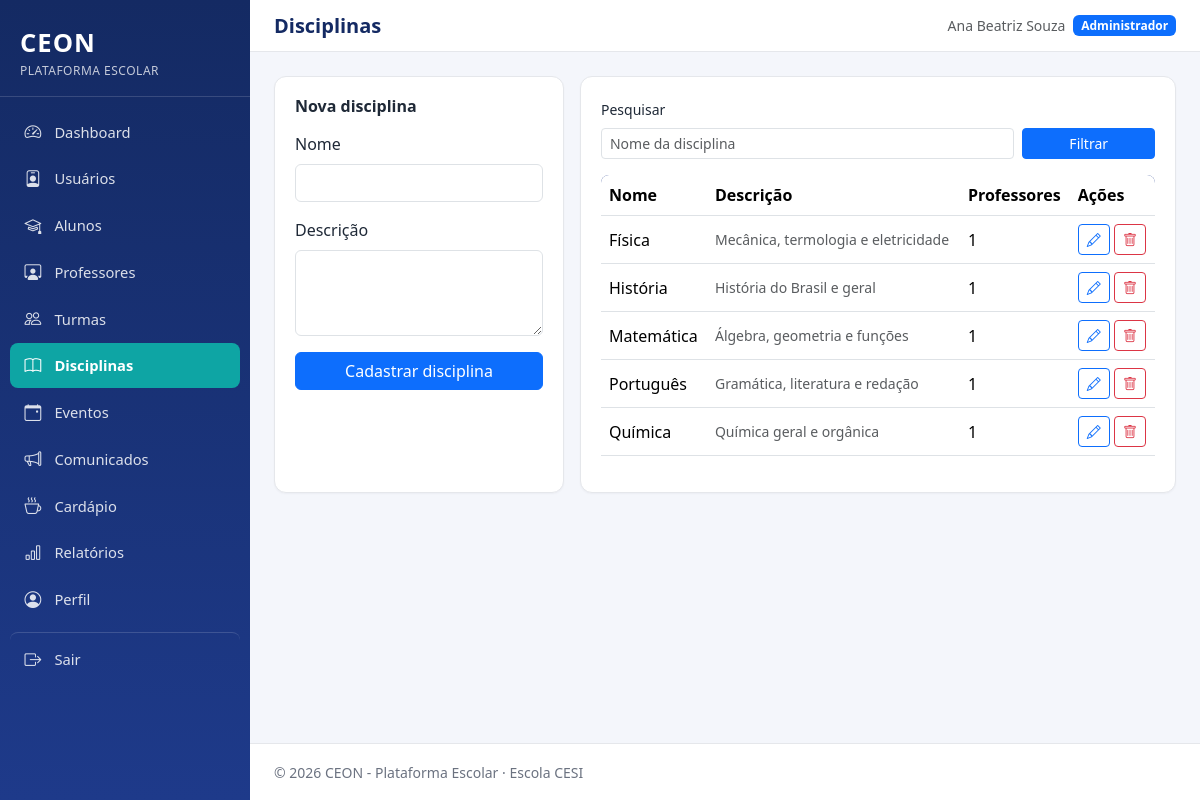
The page /admin/disciplinas.php (signed in) on the database its author committed.
### tables this page shows
CREATE TABLE disciplinas (
    id INT AUTO_INCREMENT PRIMARY KEY,
    nome VARCHAR(100) NOT NULL,
    descricao TEXT NULL
);

### includes/functions.php (called while the page is built, shortened)
<?php
function e(?string $valor): string
{
    return htmlspecialchars($valor ?? '', ENT_QUOTES, 'UTF-8');
}

### admin/disciplinas.php (the view, shortened to what this page needs)
<?php
require_once __DIR__ . '/../includes/functions.php';
$pdo = getConexao();
$busca = trim($_GET['busca'] ?? '');
$sql = "
    SELECT d.*,
           (SELECT COUNT(*) FROM professor_disciplinas pd WHERE pd.disciplina_id = d.id) AS total_professores
    FROM disciplinas d WHERE 1 = 1
";
$parametros = [];
$sql .= ' ORDER BY d.nome';
$stmt = $pdo->prepare($sql);
$stmt->execute($parametros);
$disciplinas = $stmt->fetchAll();
$disciplinaEdicao = null;
require_once __DIR__ . '/../includes/header.php';
?>
<div class="row g-3">
    <div class="col-lg-4">
        <div class="ceon-card">
            <h2 class="h6 fw-bold mb-3"><?= $disciplinaEdicao ? 'Editar disciplina' : 'Nova disciplina' ?></h2>
            <form method="POST" class="needs-validation" novalidate>
                <div class="mb-3">
                    <label for="nome" class="form-label">Nome</label>
                    <input type="text" id="nome" name="nome" class="form-control" required value="<?= e($disciplinaEdicao['nome'] ?? '') ?>">
                </div>
                <div class="mb-3">
                    <label for="descricao" class="form-label">Descrição</label>
                    <textarea id="descricao" name="descricao" class="form-control" rows="3"><?= e($disciplinaEdicao['descricao'] ?? '') ?></textarea>
                </div>
                <button type="submit" class="btn btn-primary w-100"><?= $disciplinaEdicao ? 'Salvar alterações' : 'Cadastrar disciplina' ?></button>
            </form>
        </div>
    </div>
    <div class="col-lg-8">
        <div class="ceon-card">
            <form method="GET" class="row g-2 mb-3">
                <div class="col-sm-9">
                    <label for="busca" class="form-label small">Pesquisar</label>
                    <input type="text" id="busca" name="busca" class="form-control form-control-sm" value="<?= e($busca) ?>" placeholder="Nome da disciplina">
                </div>
                <div class="col-sm-3 d-flex align-items-end"><button type="submit" class="btn btn-sm btn-primary w-100">Filtrar</button></div>
            </form>
            <?php if (empty($disciplinas)): ?>
                <p class="text-muted mb-0">Nenhuma disciplina encontrada.</p>
            <?php else: ?>
                <div class="table-responsive">
                    <table class="table ceon-table align-middle">
                        <thead><tr><th>Nome</th><th>Descrição</th><th>Professores</th><th>Ações</th></tr></thead>
                        <tbody>
                        <?php foreach ($disciplinas as $d): ?>
                            <tr>
                                <td><?= e($d['nome']) ?></td>
                                <td class="small text-muted"><?= e($d['descricao']) ?></td>
                                <td><?= (int) $d['total_professores'] ?></td>
                                <td class="text-nowrap">
                                    <a href="disciplinas.php?editar=<?= (int) $d['id'] ?>" class="btn btn-sm btn-outline-primary" aria-label="Editar"><i class="bi bi-pencil"></i></a>
                                    <form method="POST" class="d-inline ceon-confirm-delete" data-confirm-message="Tem certeza que deseja excluir este registro?">
                                        <button type="submit" class="btn btn-sm btn-outline-danger" aria-label="Excluir"><i class="bi bi-trash"></i></button>
                                    </form>
                                </td>
                            </tr>
                        <?php endforeach; ?>
                        </tbody>
                    </table>
                </div>
            <?php endif; ?>
        </div>
    </div>
</div>
<?php require_once __DIR__ . '/../includes/footer.php'; ?>

### assets/css/style.css (style rules this page uses)
:root { --ceon-primary: #1e3a8a; --ceon-primary-light: #2f52b0; --ceon-primary-dark: #142a63; --ceon-accent: #0ea5a4; --ceon-bg: #f4f6fb; --ceon-card-bg: #ffffff; --ceon-text: #1f2937; --ceon-text-muted: #6b7280; --ceon-border: #e5e7eb; --ceon-sidebar-width: 250px; --ceon-danger: #dc2626; --ceon-warning: #d97706; --ceon-success: #16a34a; }
* { box-sizing: border-box; }
body { background-color: var(--ceon-bg); color: var(--ceon-text); font-family: 'Segoe UI', Roboto, Helvetica, Arial, sans-serif; margin: 0; }
a { text-decoration: none; }
.ceon-card { background: var(--ceon-card-bg); border: 1px solid var(--ceon-border); border-radius: .75rem; padding: 1.25rem; height: 100%; box-shadow: 0 1px 2px rgba(16,24,40,.04); }
.table-responsive { border-radius: .5rem; overflow: hidden; }
.ceon-table thead { background: var(--ceon-primary); color: #fff; }

### rows shown on the page
disciplinas: nome "Física", descricao "Mecânica, termologia e eletricidade", total_professores "1"
disciplinas: nome "História", descricao "História do Brasil e geral", total_professores "1"
disciplinas: nome "Matemática", descricao "Álgebra, geometria e funções", total_professores "1"
disciplinas: nome "Português", descricao "Gramática, literatura e redação", total_professores "1"
disciplinas: nome "Química", descricao "Química geral e orgânica", total_professores "1"

### other values the page prints
$rotulo "Dashboard"
$rotulo "Usuários"
$rotulo "Alunos"
$rotulo "Professores"
$rotulo "Turmas"
$rotulo "Disciplinas"
$rotulo "Eventos"
$rotulo "Comunicados"
$rotulo "Cardápio"
$rotulo "Relatórios"
$rotulo "Perfil"
$tituloPagina "Disciplinas"
$_SESSION['nome'] "Ana Beatriz Souza"
rotuloTipoUsuario($_SESSION['tipo_usuario'] ?? '') "Administrador"
